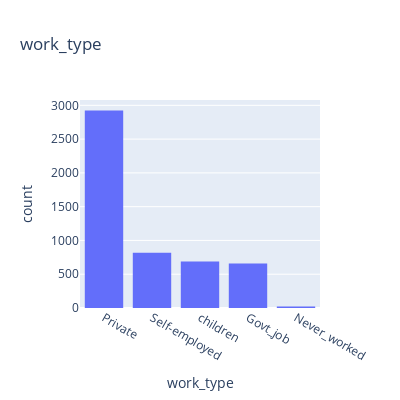

The cell this chart's notebook holds for it:
### Markdown cell above
> **5. Work Type:**

### Code cell
print (f'{round(df["work_type"].value_counts(normalize=True)*100,2)}')
fig = px.histogram(df, x="work_type", title='work_type', width=400, height=400)
fig.update_layout(xaxis={'categoryorder':'total descending'})
fig.show()

### Figure 1 — Plotly figure (JSON) as saved in the notebook; plotly's stock layout.template omitted (floating-point values rounded to 4 significant figures; data arrays with more than 128 entries replaced by an {"elided": "..."} marker saying what was removed)
{"data": [{"alignmentgroup": "True", "bingroup": "x", "hovertemplate": "work_type=%{x}<br>count=%{y}<extra></extra>", "legendgroup": "", "marker": {"color": "#636efa", "pattern": {"shape": ""}}, "name": "", "offsetgroup": "", "orientation": "v", "showlegend": false, "type": "histogram", "x": {"elided": "5110 str values"}, "xaxis": "x", "yaxis": "y"}], "layout": {"barmode": "relative", "height": 400, "legend": {"tracegroupgap": 0}, "title": {"text": "work_type"}, "width": 400, "xaxis": {"anchor": "y", "categoryorder": "total descending", "domain": [0, 1], "title": {"text": "work_type"}}, "yaxis": {"anchor": "x", "domain": [0, 1], "title": {"text": "count"}}}}
